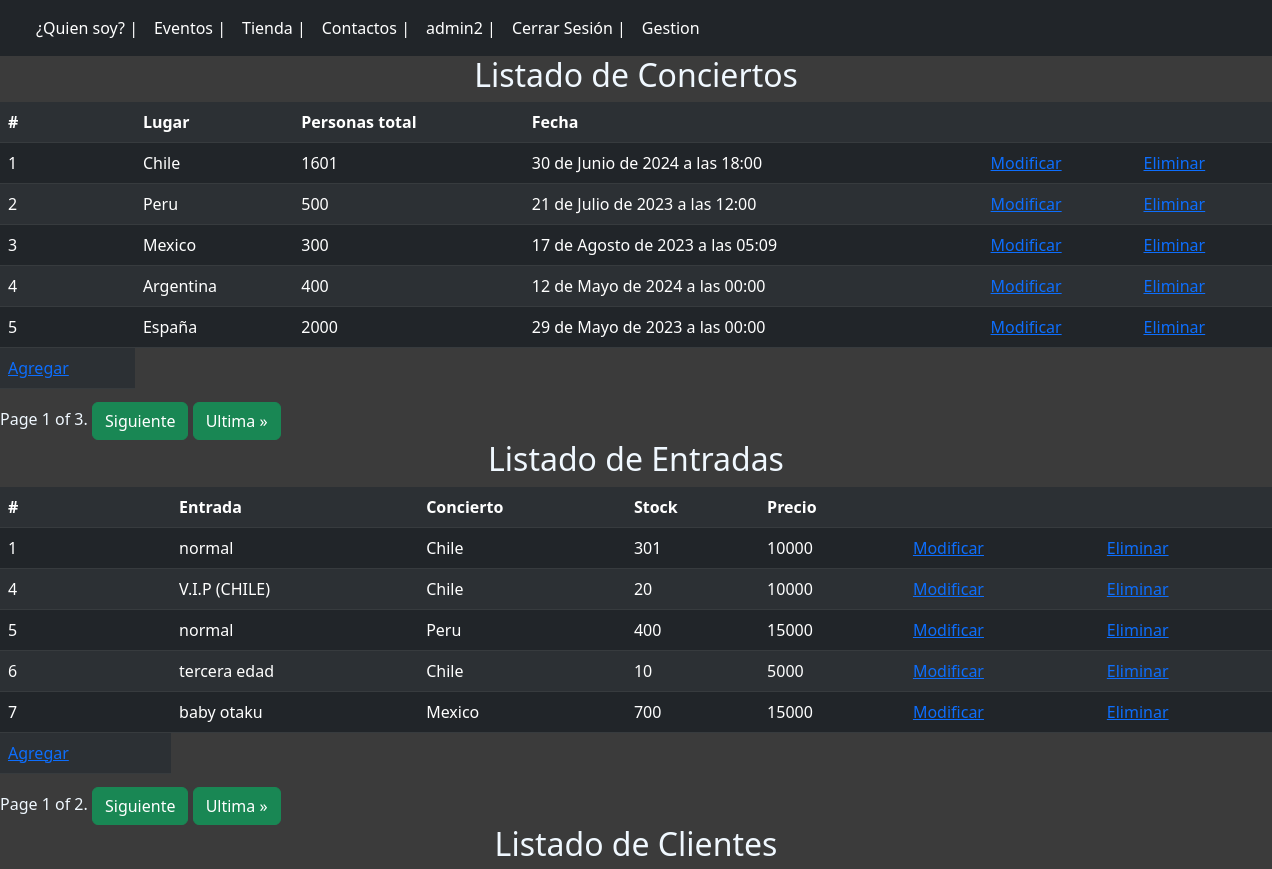
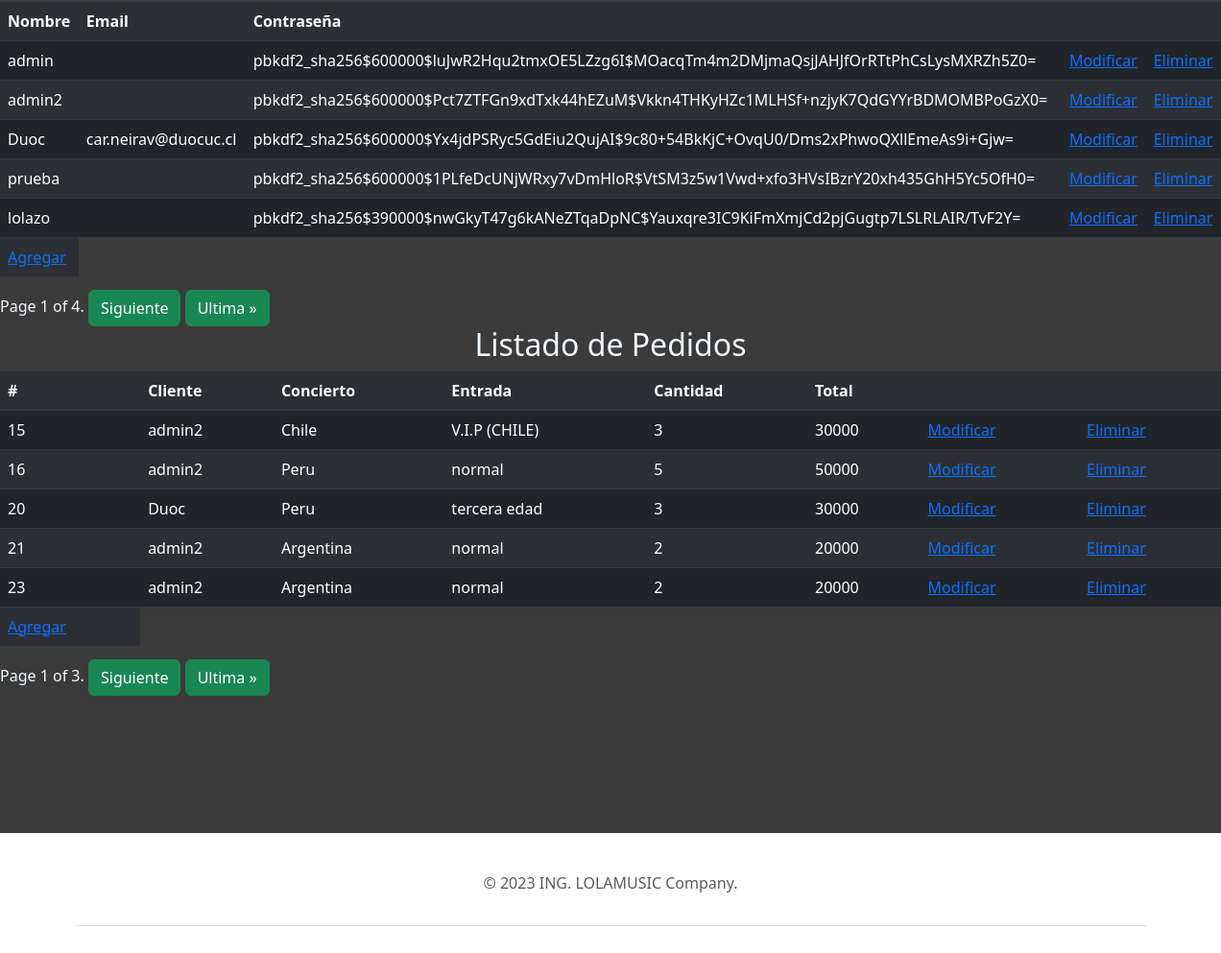
The app's page /Gestion/ (signed in) with its own data (2 pictures, top to bottom).
### core/models.py (models this page shows, shortened)
class Concierto(models.Model):
    id = models.AutoField(primary_key=True)
    lugar = models.CharField(max_length=100,null=False)
    personas_total = models.IntegerField(null=False,validators=[MinValueValidator(0)])
    fecha = models.DateTimeField(null=False)
    def __str__(self):
        return self.lugar

class Entrada(models.Model):
    id = models.AutoField(primary_key=True)
    tipo_entrada = models.CharField(null=False,max_length=200)
    conciert = models.ForeignKey(Concierto,null=False, on_delete=CASCADE)
    stock = models.IntegerField(null=False,validators=[MinValueValidator(0)])
    precio = models.IntegerField(null=False,validators=[MinValueValidator(0)])
    def __str__(self):
        return self.tipo_entrada

class Pedido(models.Model):
    id = models.AutoField(primary_key=True)
    cliente = models.ForeignKey(User,null=False, on_delete=CASCADE)
    Concierto = models.ForeignKey(Concierto,null=False, on_delete=CASCADE)
    entrada = models.ForeignKey(Entrada,null=False, on_delete=CASCADE)
    cantidad = models.IntegerField(null=False,validators=[MinValueValidator(0)])
    objeto_p = Entrada.objects.first()
    precio = Entrada.objects.get(pk=objeto_p.pk).precio
    def total(self):
            resultado = self.precio * self.cantidad
            return resultado

### core/views.py (the view)
# urls.py: path('Gestion/', Gestion, name="Gestion"),
@permission_required('app.add_concierto')
def Gestion(request):
    concierto = Concierto.objects.all()
    Pag_Concierto = Paginator(concierto,5)
    pag_number_C = request.GET.get('page_c')
    concierto = Pag_Concierto.get_page(pag_number_C)
    entrada = Entrada.objects.all()
    Pag_Entrada = Paginator(entrada,5)
    pag_number_E = request.GET.get('page_e')
    entrada = Pag_Entrada.get_page(pag_number_E)
    cliente = User.objects.all()
    Pag_cliente = Paginator(cliente,5)
    pag_number_Cli = request.GET.get('page_cli')
    cliente = Pag_cliente.get_page(pag_number_Cli)
    pedido = Pedido.objects.all()
    Pag_pedido = Paginator(pedido,5)
    pag_number_p = request.GET.get('page_p')
    pedido = Pag_pedido.get_page(pag_number_p)
    data = {
            'Concierto':concierto,
            'Entrada':entrada,
            'Cliente':cliente,
            'Pedido':pedido
    }
    return render(request, 'core/Gestion.html',data)

### core/templates/core/Gestion.html (shortened to what this page needs)
{% extends 'core/base.html' %}
    {% load static %}
    {% block css %}
    <link rel="stylesheet" href="{% static 'core/'%}css/estilo.css">
    <link href="https://cdn.jsdelivr.net/npm/bootstrap@5.3.0-alpha2/dist/css/bootstrap.min.css" rel="stylesheet">
    {% endblock %}
    {% block javaScri %}
      <link rel="stylesheet" href="{% static 'core/'%}js/scrpit.js">
      <link href="https://cdn.jsdelivr.net/npm/bootstrap@5.3.0-alpha2/dist/css/bootstrap.min.css" rel="stylesheet">
    {% endblock %}
{% block body %}
    <center>
        <h2  style="color:aliceblue">Listado de Conciertos</h2>
        <div style="height: 300px;">
            <table class="table table-dark table-striped">
                <tr>
                    <th scope="col">#</th>
                    <th scope="col">Lugar</th>
                    <th scope="col">Personas total</th>
                    <th scope="col">Fecha</th>
                    <th scope="col"></th>
                    <th scope="col"></th>
                </tr>
                {% for i in Concierto %}
                <tr>
                    <td> {{i.id}} </td>
                    <td> {{i.lugar}} </td>
                    <td> {{i.personas_total}} </td>
                    <td> {{i.fecha}} </td>
                    <td><a href="{% url 'ModificarConcierto' i.id %}">Modificar</a></td>
                    <td><a href="{% url 'EliminarC' i.id %}">Eliminar</a></td>
                </tr>
                {% endfor %}
                <tr>
                    <td><a href="{% url 'CrearConcierto' %}">Agregar</a></td>
                </tr>
            </table>
        </div>
            <div class="pagination">
                    <span class="step-links ">
                        <span class="current" style="color:aliceblue">
                            Page {{ Concierto.number }} of {{ Concierto.paginator.num_pages }}.
                        </span>
                        {% if Concierto.has_next %}
                            <a type="button" class="btn btn-success" href="?page_c={{ Concierto.next_page_number }}">Siguiente</a>
                            <a type="button" class="btn btn-success" href="?page_c={{ Concierto.paginator.num_pages }}">Ultima &raquo;</a>
                        {% endif %}
                    </span>
            </div>
        <h2 id="concierto_table" style="color:aliceblue">Listado de Entradas</h2>
        <div style="height: 300px;">
            <table class="table table-dark table-striped">
                <tr>
                    <th scope="col">#</th>
                    <th scope="col">Entrada</th>
                    <th scope="col">Concierto</th>
                    <th scope="col">Stock</th>
                    <th scope="col">Precio</th>
                    <th scope="col"></th>
                    <th scope="col"></th>
                </tr>
                {% for i in Entrada %}
                <tr>
                    <td> {{i.id}} </td>
                    <td> {{i.tipo_entrada}} </td>
                    <td> {{i.conciert}} </td>
                    <td> {{i.stock}} </td>
                    <td> {{i.precio}} </td>
                    <td><a href="{% url 'ModificarEntrada' i.id %}">Modificar</a></td>
                    <td><a href="{% url 'EliminarE' i.id %}">Eliminar</a></td>
                </tr>
                {% endfor %}
                <tr>
                    <td><a href="{% url 'CrearEntrada' %}">Agregar</a></td>
                </tr>
            </table>
        </div>
            <div class="pagination">
                <span class="step-links ">
                    <span class="current" style="color:aliceblue">
                        Page {{ Entrada.number }} of {{ Entrada.paginator.num_pages }}.
                    </span>
                    {% if Entrada.has_next %}
                        <a type="button" class="btn btn-success" href="?page_e={{ Entrada.next_page_number }}">Siguiente</a>
                        <a type="button" class="btn btn-success" href="?page_e={{ Entrada.paginator.num_pages }}">Ultima &raquo;</a>
                    {% endif %}
                </span>
            </div>
        <h2 style="color:aliceblue">Listado de Clientes</h2>
        <div style="height: 300px;">
            <table class="table table-dark table-striped">
                <tr>
                    <th scope="col">Nombre</th>
                    <th scope="col">Email</th>
                    <th scope="col">Contraseña</th>
                    <th scope="col"></th>
                    <th scope="col"></th>
                </tr>
                {% for i in Cliente %}
                <tr>
                    <td> {{i.username}} </td>
                    <td> {{i.email}} </td>
                    <td> {{i.password}} </td>
                    <td><a href="{% url 'ModificarCliente' i.username %}">Modificar</a></td>
                    <td><a href="{% url 'EliminarCli' i.username %}">Eliminar</a></td>
                </tr>
                {% endfor %}
                <tr>
                    <td><a href="{% url 'CrearCliente' %}">Agregar</a></td>
                </tr>
            </table>
        </div>
        <div class="pagination">
            <span class="step-links ">
                <span class="current" style="color:aliceblue">
                    Page {{ Cliente.number }} of {{ Cliente.paginator.num_pages }}.
                </span>
                {% if Cliente.has_next %}
                    <a type="button" class="btn btn-success" href="?page_cli={{ Cliente.next_page_number }}">Siguiente</a>
                    <a type="button" class="btn btn-success" href="?page_cli={{ Cliente.paginator.num_pages }}">Ultima &raquo;</a>
                {% endif %}
            </span>
        </div>
        <h2 style="color:aliceblue">Listado de Pedidos</h2>
        <div style="height: 300px;">
            <table class="table table-dark table-striped">
                <tr>
                    <th scope="col">#</th>
                    <th scope="col">Cliente</th>
                    <th scope="col">Concierto</th>
                    <th scope="col">Entrada</th>
                    <th scope="col">Cantidad</th>
                    <th scope="col">Total</th>
                    <th scope="col"></th>
                    <th scope="col"></th>
                </tr>
                {% for i in Pedido %}
                <tr>
                    <td> {{i.id}} </td>
                    <td> {{i.cliente}} </td>
                    <td> {{i.Concierto}} </td>
                    <td> {{i.entrada}} </td>
                    <td> {{i.cantidad}} </td>
                    <td> {{i.total}} </td>
                    <td><a href="{% url 'ModificarPedido' i.id %}">Modificar</a></td>
                    <td><a href="{% url 'EliminarP' i.id %}">Eliminar</a></td>
                </tr>
                {% endfor %}
                <tr>
                    <td><a href="{% url 'CrearPedido' %}">Agregar</a></td>
                </tr>
            </table>
        </div>
        <div class="pagination">
            <span class="step-links ">
                <span class="current" style="color:aliceblue">
                    Page {{ Pedido.number }} of {{ Pedido.paginator.num_pages }}.
                </span>
                {% if Pedido.has_next %}
                    <a type="button" class="btn btn-success" href="?page_p={{ Pedido.next_page_number }}">Siguiente</a>
                    <a type="button" class="btn btn-success" href="?page_p={{ Pedido.paginator.num_pages }}">Ultima &raquo;</a>
                {% endif %}
            </span>
        </div>
    </center>
{% endblock %}

### core/templates/core/base.html (shortened to what this page needs)
<!DOCTYPE html>
<html lang="en">
<head>
    {% load static %}
    {% block css %}
    {% endblock %}
    {% block javaScri %}
    {% endblock %}
    <link href="https://cdn.jsdelivr.net/npm/bootstrap@5.3.0-alpha2/dist/css/bootstrap.min.css" rel="stylesheet">
</head>
<div class="navegador">
    <nav class="navbar navbar-expand-lg bg-dark" data-bs-theme="dark">
        <div class="container-fluid" >
          <div class="collapse navbar-collapse" id="navbarSupportedContent">
            <ul class="navbar-nav me-auto mb-2 mb-lg-0">
              <li class="nav-item">
                <a class="nav-link active" aria-current="page" href="{% url 'info' %}">¿Quien soy?  |</a>
              </li>
              <li class="nav-item">
                <a class="nav-link active" aria-current="page" href="{% url 'eventos' %}">Eventos  |</a>
              </li>
              <li class="nav-item">
                <a class="nav-link active" aria-current="page" href="{% url 'tienda' %}">Tienda  |</a>
              </li>
              <li class="nav-item">
                <a class="nav-link active" aria-current="page" href="{% url 'contactos' %}">Contactos  |</a>
              </li>
              {% if user.is_authenticated %}
              <li class="nav-item">
                <a class="nav-link active" aria-current="page">{{ user.username}}  |</a>
              </li>
              <li class="nav-item">
                <a class="nav-link active" aria-current="page" href="{% url 'logout' %}">Cerrar Sesión  |</a>
              </li>
              {% else %}
              <li class="nav-item">
                <a class="nav-link active" aria-current="page" href="{% url 'login' %}">Login  |</a>
              </li>
              {% endif %}
              {% if perms.app.add_cliente %}
              <li class="nav-item">
                <a class="nav-link active" aria-current="page" href="{% url 'Gestion' %}">Gestion</a>
              </li>
              {% endif %}
            </ul>
          </div>
        </div>
      </nav>
</div>
<body>
    <div class="principal">
      {% block body %}
      {% endblock %}
    </div>
</body>
<div class="container">
  <footer class="py-3 my-4">
    <ul class="nav justify-content-center border-bottom pb-3 mb-3">
    <p class="text-center text-muted">&copy; 2023 ING. LOLAMUSIC Company.</p>
  </footer>
</html>

### core/static/core/css/estilo.css (style rules this page uses)
body { overflow-x:hidden; overflow-y: auto; background-color: rgb(59, 59, 59); }
.principal { background-color: rgb(59, 59, 59); width: 100vw; height: 1681px; }

### records on screen
Concierto: id "1", lugar "Chile", personas_total "1601", fecha "30 de Junio de 2024 a las 18:00"
Concierto: id "2", lugar "Peru", personas_total "500", fecha "21 de Julio de 2023 a las 12:00"
Concierto: id "3", lugar "Mexico", personas_total "300", fecha "17 de Agosto de 2023 a las 05:09"
Concierto: id "4", lugar "Argentina", personas_total "400", fecha "12 de Mayo de 2024 a las 00:00"
Concierto: id "5", lugar "España", personas_total "2000", fecha "29 de Mayo de 2023 a las 00:00"
Entrada: id "1", tipo_entrada "normal", conciert "Chile", stock "301", precio "10000"
Entrada: id "4", tipo_entrada "V.I.P (CHILE)", conciert "Chile", stock "20", precio "10000"
Entrada: id "5", tipo_entrada "normal", conciert "Peru", stock "400", precio "15000"
Entrada: id "6", tipo_entrada "tercera edad", conciert "Chile", stock "10", precio "5000"
Entrada: id "7", tipo_entrada "baby otaku", conciert "Mexico", stock "700", precio "15000"
Pedido: id "15", cliente "admin2", Concierto "Chile", entrada "V.I.P (CHILE)", cantidad "3", total "30000"
Pedido: id "16", cliente "admin2", Concierto "Peru", entrada "normal", cantidad "5", total "50000"
Pedido: id "20", cliente "Duoc", Concierto "Peru", entrada "tercera edad", cantidad "3", total "30000"
Pedido: id "21", cliente "admin2", Concierto "Argentina", entrada "normal", cantidad "2", total "20000"
Pedido: id "23", cliente "admin2", Concierto "Argentina", entrada "normal", cantidad "2", total "20000"

### other values on screen
{{ user.username }} "admin2"
{{ Concierto.number }} "1"
{{ Concierto.paginator.num_pages }} "3"
{{ Entrada.number }} "1"
{{ Entrada.paginator.num_pages }} "2"
{{ i.username }} "admin"
{{ i.password }} "pbkdf2_sha256$600000$luJwR2Hqu2tmxOE5LZzg6I$MOacqTm4m2DMjmaQsjJAHJfOrRTtPhCsLysMXRZh5Z0="
{{ i.username }} "admin2"
{{ i.password }} "pbkdf2_sha256$600000$Pct7ZTFGn9xdTxk44hEZuM$Vkkn4THKyHZc1MLHSf+nzjyK7QdGYYrBDMOMBPoGzX0="
{{ i.username }} "Duoc"
{{ i.email }} "car.neirav@duocuc.cl"
{{ i.password }} "pbkdf2_sha256$600000$Yx4jdPSRyc5GdEiu2QujAI$9c80+54BkKjC+OvqU0/Dms2xPhwoQXllEmeAs9i+Gjw="
{{ i.username }} "prueba"
{{ i.password }} "pbkdf2_sha256$600000$1PLfeDcUNjWRxy7vDmHloR$VtSM3z5w1Vwd+xfo3HVsIBzrY20xh435GhH5Yc5OfH0="
{{ i.username }} "lolazo"
